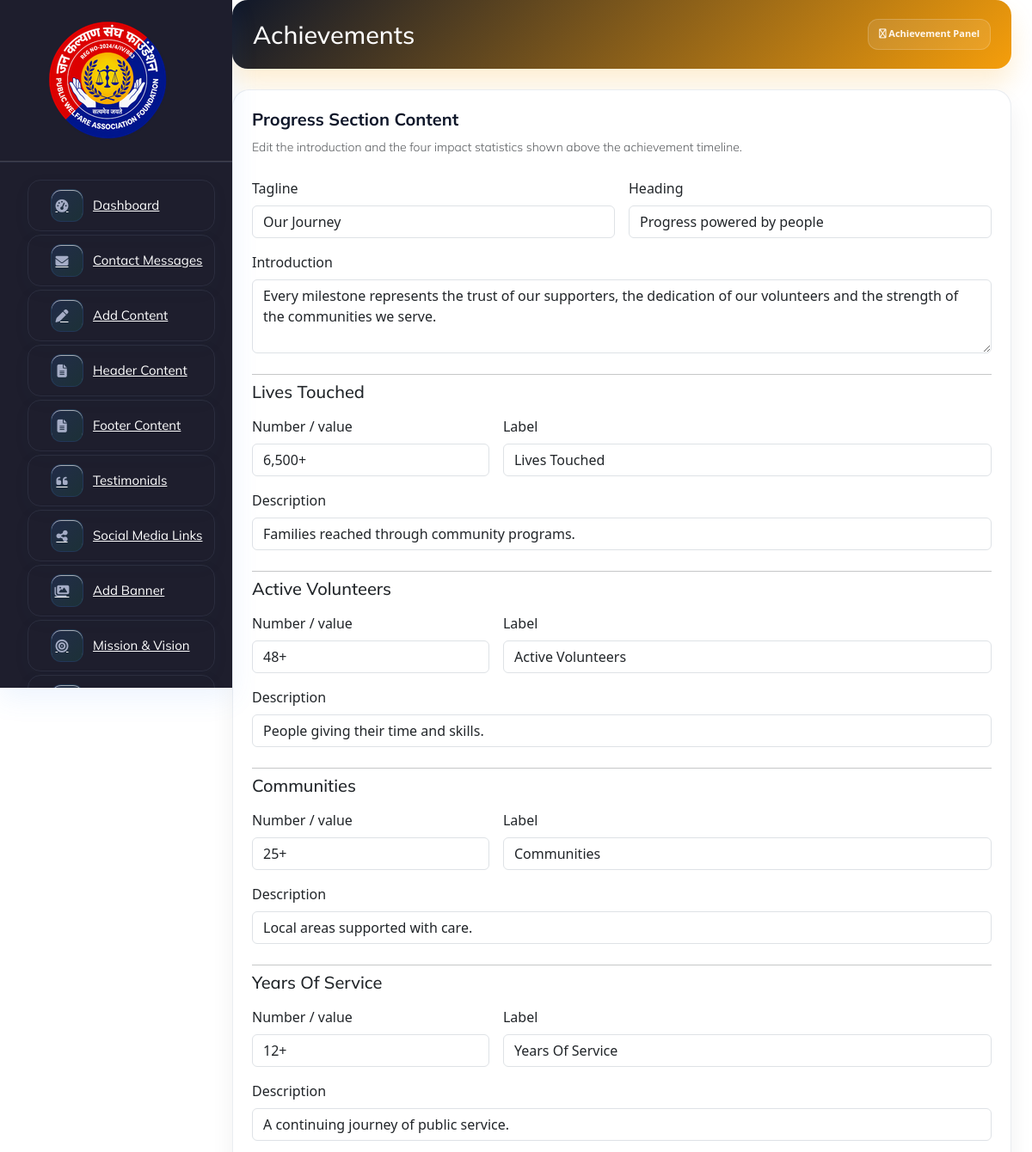
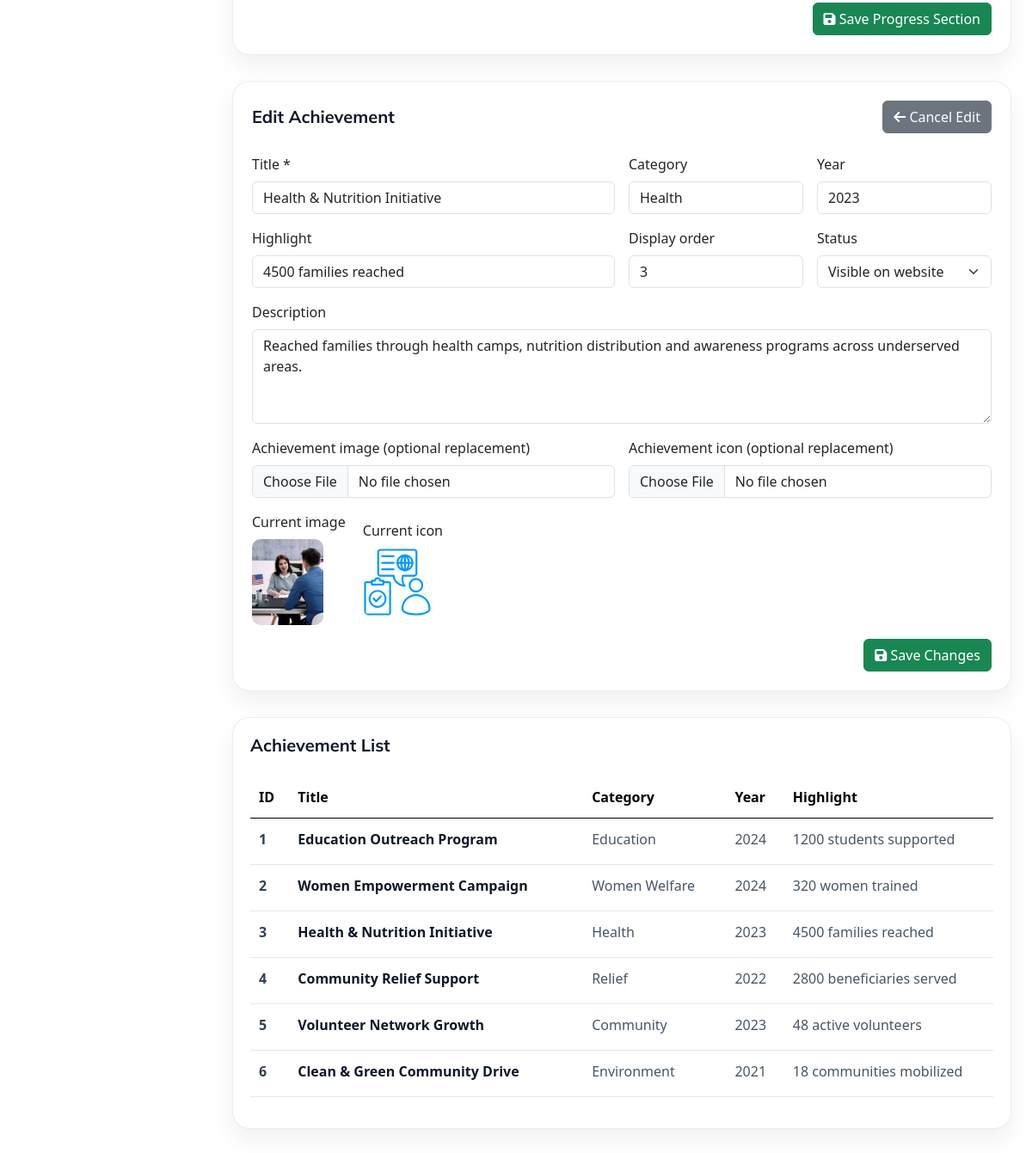
Screenshot of /admin/achievements.php?edit=3 (signed in) with the database file from the repository (2 pictures, top to bottom).
### tables this page shows
CREATE TABLE IF NOT EXISTS achievements (
  id          INT AUTO_INCREMENT PRIMARY KEY,
  title       VARCHAR(255) NOT NULL,
  description TEXT         NULL,
  category    VARCHAR(80)  NULL,
  year        VARCHAR(10)  NULL,
  highlight   VARCHAR(160) NULL,
  image       VARCHAR(255) NULL,
  icon        VARCHAR(255) NULL,
  sort_order  INT          NOT NULL DEFAULT 0,
  status      TINYINT(1)   NOT NULL DEFAULT 1,
  created_at  TIMESTAMP    NOT NULL DEFAULT CURRENT_TIMESTAMP,
  updated_at  TIMESTAMP    NOT NULL DEFAULT CURRENT_TIMESTAMP ON UPDATE CURRENT_TIMESTAMP,
  KEY idx_order (status, sort_order)
);

### admin/achievements.php (the view, shortened to what the rows shown need)
<?php
require_once __DIR__ . '/../includes/functions.php';
$editId = filter_input(INPUT_GET, 'edit', FILTER_VALIDATE_INT);
$selected = null;
if ($editId !== null && $editId !== false) {
    $selected = row('SELECT * FROM achievements WHERE id = ?', [$editId]);
}
$achievements = rows(
    'SELECT id, title, description, category, year, highlight, image, icon, sort_order, status
       FROM achievements
      ORDER BY sort_order ASC, id ASC'
);
?>
<!DOCTYPE html>
<html lang="en">
<?php include_once __DIR__ . '/header.php'; ?>
<body class="crm_body_bg">
    <section class="main_content dashboard_part large_header_bg" style="padding:24px;">
        <div class="container-fluid g-0">
            <div class="white_card mb_30" style="background:#fff; border-radius:20px; box-shadow:0 14px 28px rgba(15,23,42,.06); border:1px solid rgba(148,163,184,.2);">
                <div class="white_card_body" style="padding:22px;">
                    <form method="post" enctype="multipart/form-data">
                        <div class="row g-3">
                            <div class="col-lg-6">
                                <label for="achievement-title" class="form-label">Title *</label>
                                <input id="achievement-title" class="form-control" name="title" maxlength="255" value="<?= e($selected['title'] ?? '') ?>" required>
                            </div>
                            <div class="col-lg-3">
                                <label for="achievement-category" class="form-label">Category</label>
                                <input id="achievement-category" class="form-control" name="category" maxlength="80" value="<?= e($selected['category'] ?? '') ?>">
                            </div>
                            <div class="col-lg-3">
                                <label for="achievement-year" class="form-label">Year</label>
                                <input id="achievement-year" class="form-control" name="year" maxlength="10" value="<?= e($selected['year'] ?? '') ?>">
                            </div>
                            <div class="col-lg-6">
                                <label for="achievement-highlight" class="form-label">Highlight</label>
                                <input id="achievement-highlight" class="form-control" name="highlight" maxlength="160" value="<?= e($selected['highlight'] ?? '') ?>">
                            </div>
                            <div class="col-lg-3">
                                <label for="achievement-order" class="form-label">Display order</label>
                                <input id="achievement-order" class="form-control" type="number" name="sort_order" min="0" max="999999" value="<?= e($selected['sort_order'] ?? count($achievements) + 1) ?>" required>
                            </div>
                            <div class="col-lg-3">
                                <label for="achievement-status" class="form-label">Status</label>
                                <select id="achievement-status" class="form-select" name="status">
                                    <option value="1" <?= (int) ($selected['status'] ?? 1) === 1 ? 'selected' : '' ?>>Visible on website</option>
                                </select>
                            </div>
                            <div class="col-12">
                                <label for="achievement-description" class="form-label">Description</label>
                                <textarea id="achievement-description" class="form-control" name="description" rows="4"><?= e($selected['description'] ?? '') ?></textarea>
                            </div>
                            <?php if ($selected !== null && (!empty($selected['image']) || !empty($selected['icon']))): ?>
                                <div class="col-12">
                                    <?php if (!empty($selected['image'])): ?>
                                        <div class="d-inline-block me-3">
                                            <label class="form-label">Current image</label><br>
                                            <img src="<?= e(img_url($selected['image'])) ?>" alt="<?= e($selected['title']) ?>" style="max-width:180px; max-height:100px; border-radius:10px; object-fit:cover;">
                                        </div>
                                    <?php endif; ?>
                                    <?php if (!empty($selected['icon'])): ?>
                                        <div class="d-inline-block">
                                            <label class="form-label">Current icon</label><br>
                                            <img src="<?= e(img_url($selected['icon'])) ?>" alt="<?= e($selected['title']) ?> icon" style="max-width:80px; max-height:80px; border-radius:10px; object-fit:contain;">
                                        </div>
                                    <?php endif; ?>
                                </div>
                            <?php endif; ?>
                        </div>
                    </form>
                </div>
            </div>
            <div class="white_card mb_30" style="background:#fff; border-radius:20px; box-shadow:0 14px 28px rgba(15,23,42,.06); border:1px solid rgba(148,163,184,.2);">
                <div class="white_card_body" style="padding:20px;">
                    <div class="table-responsive">
                        <table class="table align-middle" style="min-width:1100px;">
                            <thead style="background:#f1f5f9; color:#0f172a;">
                                <tr>
                                    <th style="padding:12px 10px;">ID</th>
                                    <th style="padding:12px 10px;">Title</th>
                                    <th style="padding:12px 10px;">Category</th>
                                    <th style="padding:12px 10px;">Year</th>
                                    <th style="padding:12px 10px;">Highlight</th>
                                </tr>
                            </thead>
                            <tbody>
                                <?php foreach ($achievements as $achievement): ?>
                                    <tr style="border-bottom:1px solid #e2e8f0;">
                                        <td style="padding:12px 10px; font-weight:600; color:#334155;">
                                            <?= e($achievement['id']) ?>
                                        </td>
                                        <td style="padding:12px 10px; font-weight:600; color:#0f172a;">
                                            <?= e($achievement['title']) ?>
                                        </td>
                                        <td style="padding:12px 10px; color:#475569;">
                                            <?= e($achievement['category'] ?? '') ?>
                                        </td>
                                        <td style="padding:12px 10px; color:#475569;">
                                            <?= e($achievement['year'] ?? '') ?>
                                        </td>
                                        <td style="padding:12px 10px; color:#475569;">
                                            <?= e($achievement['highlight'] ?? '') ?>
                                        </td>
                                    </tr>
                                <?php endforeach; ?>
                            </tbody>
                        </table>
                    </div>
                </div>
            </div>
        </div>
    </section>
</body>
</html>

### rows the page displays
achievements: title "Health & Nutrition Initiative", category "Health", year "2023", highlight "4500 families reached", sort_order "3", status "Visible on website", description "Reached families through health camps, nutrition distribution and awareness programs across underserved areas.", image (picture), icon (picture), id "3"
achievements: id "1", title "Education Outreach Program", category "Education", year "2024", highlight "1200 students supported"
achievements: id "2", title "Women Empowerment Campaign", category "Women Welfare", year "2024", highlight "320 women trained"
achievements: id "4", title "Community Relief Support", category "Relief", year "2022", highlight "2800 beneficiaries served"
achievements: id "5", title "Volunteer Network Growth", category "Community", year "2023", highlight "48 active volunteers"
achievements: id "6", title "Clean & Green Community Drive", category "Environment", year "2021", highlight "18 communities mobilized"

### other values shown
$stat['title'] "Lives Touched"
$stat['title'] "Active Volunteers"
$stat['title'] "Communities"
$stat['title'] "Years Of Service"
